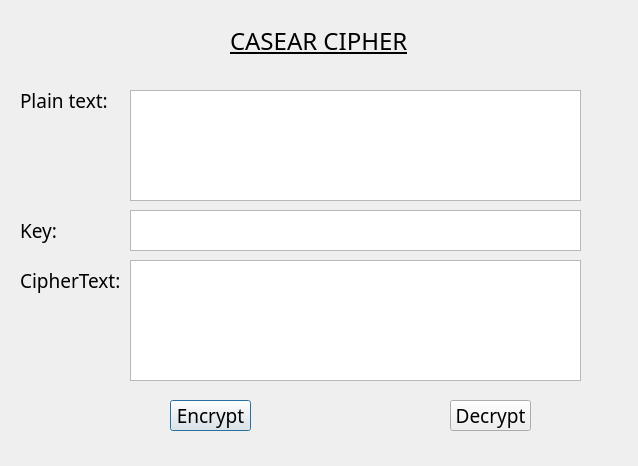
<?xml version="1.0" encoding="UTF-8"?>
<ui version="4.0">
 <class>Dialog</class>
 <widget class="QDialog" name="Dialog">
  <property name="geometry">
   <rect>
    <x>0</x>
    <y>0</y>
    <width>638</width>
    <height>466</height>
   </rect>
  </property>
  <property name="font">
   <font>
    <family>.VnArabia</family>
    <pointsize>14</pointsize>
   </font>
  </property>
  <property name="windowTitle">
   <string>Dialog</string>
  </property>
  <widget class="QLabel" name="label">
   <property name="geometry">
    <rect>
     <x>230</x>
     <y>10</y>
     <width>201</width>
     <height>61</height>
    </rect>
   </property>
   <property name="font">
    <font>
     <family>.VnArabia</family>
     <pointsize>18</pointsize>
     <underline>true</underline>
    </font>
   </property>
   <property name="text">
    <string>CASEAR CIPHER</string>
   </property>
  </widget>
  <widget class="QLabel" name="label_2">
   <property name="geometry">
    <rect>
     <x>20</x>
     <y>80</y>
     <width>101</width>
     <height>41</height>
    </rect>
   </property>
   <property name="text">
    <string>Plain text:</string>
   </property>
  </widget>
  <widget class="QLabel" name="label_3">
   <property name="geometry">
    <rect>
     <x>20</x>
     <y>210</y>
     <width>101</width>
     <height>41</height>
    </rect>
   </property>
   <property name="text">
    <string>Key:</string>
   </property>
  </widget>
  <widget class="QLabel" name="label_4">
   <property name="geometry">
    <rect>
     <x>20</x>
     <y>260</y>
     <width>101</width>
     <height>41</height>
    </rect>
   </property>
   <property name="text">
    <string>CipherText:</string>
   </property>
  </widget>
  <widget class="QPushButton" name="btn_encrypt">
   <property name="geometry">
    <rect>
     <x>170</x>
     <y>400</y>
     <width>81</width>
     <height>31</height>
    </rect>
   </property>
   <property name="text">
    <string>Encrypt</string>
   </property>
  </widget>
  <widget class="QPushButton" name="btn_decrypt">
   <property name="geometry">
    <rect>
     <x>450</x>
     <y>400</y>
     <width>81</width>
     <height>31</height>
    </rect>
   </property>
   <property name="text">
    <string>Decrypt</string>
   </property>
  </widget>
  <widget class="QPlainTextEdit" name="txt_plain_text">
   <property name="geometry">
    <rect>
     <x>130</x>
     <y>90</y>
     <width>451</width>
     <height>111</height>
    </rect>
   </property>
  </widget>
  <widget class="QPlainTextEdit" name="txt_key">
   <property name="geometry">
    <rect>
     <x>130</x>
     <y>210</y>
     <width>451</width>
     <height>41</height>
    </rect>
   </property>
  </widget>
  <widget class="QPlainTextEdit" name="txt_cipher_text">
   <property name="geometry">
    <rect>
     <x>130</x>
     <y>260</y>
     <width>451</width>
     <height>121</height>
    </rect>
   </property>
  </widget>
 </widget>
 <resources/>
 <connections/>
</ui>
